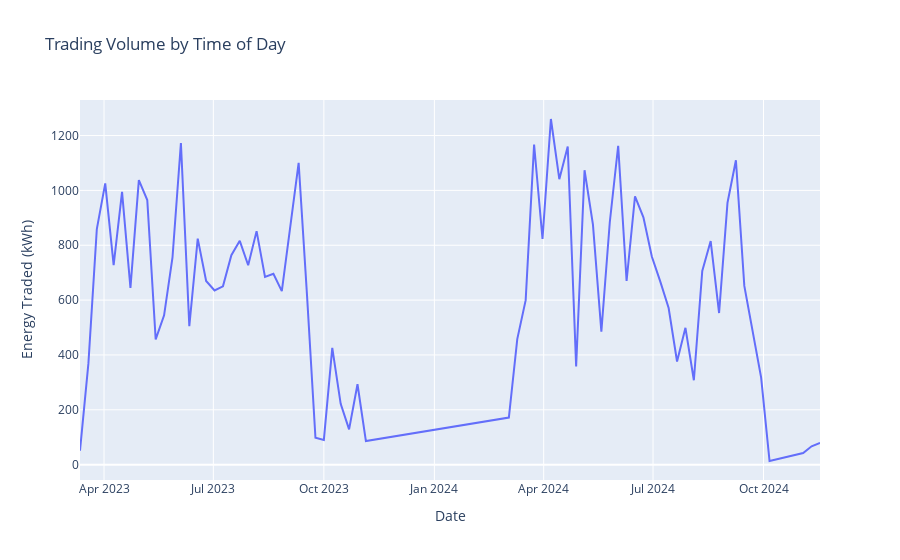
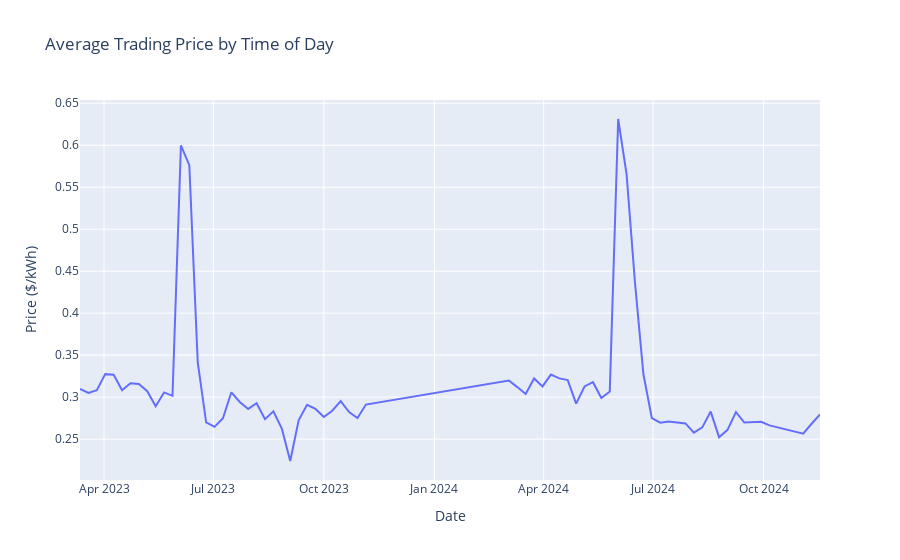
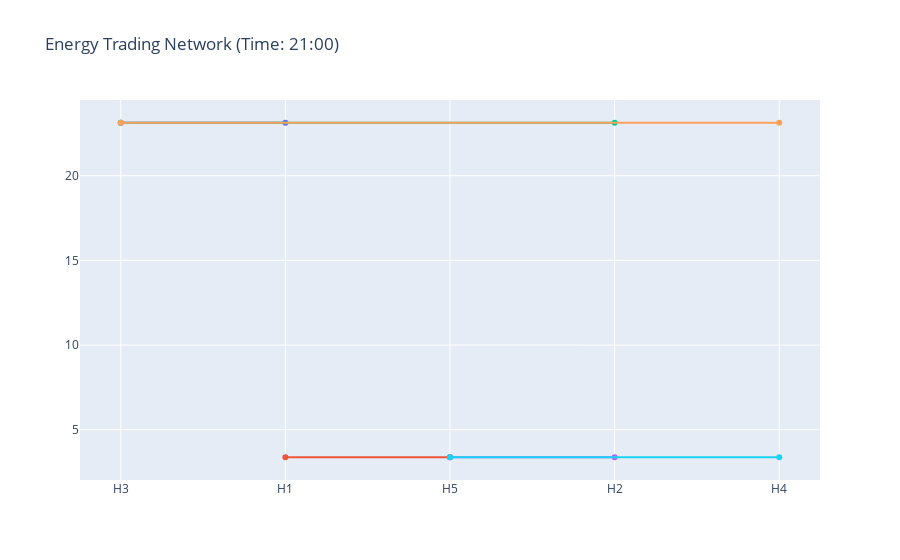

The notebook cell these images were saved under, in order:
### Code cell
import sys
import os
from pathlib import Path

# Add parent directory to Python path
notebook_dir = Path(os.getcwd())
project_dir = notebook_dir.parent
sys.path.append(str(project_dir))



# notebooks/03_trading_simulation.ipynb

import pandas as pd
import numpy as np
import plotly.graph_objects as go
from datetime import datetime
from src.models.trading_engine import DynamicTradingEngine
from src.data_processor import DataProcessor
from src.models.expenditure_predictor import ExpenditurePredictor
import tensorflow as tf
from tensorflow.keras.models import Sequential



# Load data
processor = DataProcessor()
df = processor.load_household_data('../data/sample_household_data.csv')


# First, load and train models for each household

# Train prediction models
# household_predictors = {}
# for household in df['HouseholdID'].unique():
#     household_df = df[df['HouseholdID'] == household].copy()
#     X, y = processor.prepare_training_data(household_df)
    
#     # Split data
#     train_size = int(len(X) * 0.8)
#     X_train = X[:train_size]
#     y_train = y[:train_size]
    
#     # Train model
#     predictor = ExpenditurePredictor()
#     predictor.train(X_train, y_train)
#     household_predictors[household] = predictor
household_models = {}
for household in df['HouseholdID'].unique():
    model_path = f'../src/models/saved/model_{household}.keras'
    household_models[household] = tf.keras.models.load_model(model_path)

def simulate_future_trading(current_date, trained_models):
    """Simulate trading based on predicted values using pre-trained models"""
    future_trades = []
    
    for household in df['HouseholdID'].unique():
        # Get recent data for prediction
        recent_data = df[
            (df['HouseholdID'] == household) & 
            (df['Date'] <= current_date)
        ].tail(4)  # Last 4 weeks for prediction
        
        # Prepare input for prediction using the modified prepare_prediction_data method
        X_pred = processor.prepare_prediction_data(recent_data)
        
        # Use the pre-trained model for this household
        predictor = trained_models[household]
        predicted_expenditure = predictor.predict(X_pred)
        
        # Use last known values for usage and generation
        predicted_usage = recent_data['EnergyUsed'].mean()
        predicted_generation = recent_data['EnergyGeneratedFromRenewableSources'].mean()
        
        future_trades.append({
            'HouseholdID': household,
            'PredictedUsage': predicted_usage,
            'PredictedGeneration': predicted_generation,
            'PredictedExpenditure': predicted_expenditure[0]
        })
    
    return pd.DataFrame(future_trades)




# Initialize trading engine
engine = DynamicTradingEngine()

def get_season(date):
    month = pd.to_datetime(date).month
    if month in [12, 1, 2]:
        return 'winter'
    elif month in [3, 4, 5]:
        return 'spring'
    elif month in [6, 7, 8]:
        return 'summer'
    else:
        return 'fall'

def simulate_weekly_trading(week_data, time_of_day=14, trained_models=household_models):
    # Use predicted values instead of historical data
    current_date = week_data['Date'].iloc[0]
    future_data = simulate_future_trading(current_date, trained_models)
    
    # Calculate predicted surplus/deficit
    future_data['Delta'] = future_data['PredictedGeneration'] - future_data['PredictedUsage']
    
    # Rest of the function remains similar but uses predicted values
    sellers = future_data[future_data['Delta'] > 0].copy()
    buyers = future_data[future_data['Delta'] < 0].copy()
    
    print(f"Time: {time_of_day}:00")
    print(f"Number of sellers: {len(sellers)}")
    print(f"Number of buyers: {len(buyers)}")
    
    if len(sellers) == 0 or len(buyers) == 0:
        return pd.DataFrame()
    
    # Get season for the trading day
    season = get_season(week_data['Date'].iloc[0])
    
    # Calculate dynamic price based on current market conditions
    current_market_price = engine.calculate_dynamic_price(
        sellers['Delta'].sum(),
        -buyers['Delta'].sum(),
        time_of_day,
        season
    )
    
    print(f"Current market price: ${current_market_price:.4f}/kWh")
    
    # Prepare sellers dataframe with more competitive rates
    sellers_df = pd.DataFrame({
        'householdID': sellers['HouseholdID'],
        'unitsToBeSold': sellers['Delta'],
        'sellingRate': current_market_price * 0.9  # More competitive selling rate
    })
    
    # Prepare buyers dataframe with higher buying rates
    buyers_df = pd.DataFrame({
        'householdID': buyers['HouseholdID'],
        'demand': -buyers['Delta'],
        'buyingRate': current_market_price * 1.1  # Higher buying rate to ensure trades
    })
    
    return engine.match_orders(sellers_df, buyers_df, time_of_day, season)

# Simulate trading for each week at different times
trading_times = [21]  # 9 AM, 2 PM, 7 PM
weekly_trades = []

for date in df['Date'].unique():
    week_data = df[df['Date'] == date]
    for time in trading_times:
        trades = simulate_weekly_trading(week_data, time)
        if not trades.empty:
            trades['Date'] = date
            trades['TimeOfDay'] = time
            weekly_trades.append(trades)
if not weekly_trades:
    print("No trades were generated during the simulation")
    trading_history = pd.DataFrame(columns=['buyer_id', 'seller_id', 'amount',
                                          'price_per_unit', 'total_cost',
                                          'timestamp', 'Date', 'TimeOfDay'])
else:
    trading_history = pd.concat(weekly_trades, ignore_index=True)

# Visualizations
# 1. Trading Volume Over Time with Time-of-Day Breakdown
fig1 = go.Figure()
for time in trading_times:
    time_data = trading_history[trading_history['TimeOfDay'] == time]
    daily_volume = time_data.groupby('Date')['amount'].sum()
    fig1.add_trace(go.Scatter(
        x=daily_volume.index,
        y=daily_volume.values,
        name=f'{time}:00',
        mode='lines'
    ))
fig1.update_layout(
    title='Trading Volume by Time of Day',
    xaxis_title='Date',
    yaxis_title='Energy Traded (kWh)'
)
fig1.show()

# 2. Price Trends by Time of Day
fig2 = go.Figure()
for time in trading_times:
    time_data = trading_history[trading_history['TimeOfDay'] == time]
    daily_price = time_data.groupby('Date')['price_per_unit'].mean()
    fig2.add_trace(go.Scatter(
        x=daily_price.index,
        y=daily_price.values,
        name=f'{time}:00',
        mode='lines'
    ))
fig2.update_layout(
    title='Average Trading Price by Time of Day',
    xaxis_title='Date',
    yaxis_title='Price ($/kWh)'
)
fig2.show()

# 3. Seasonal Trading Analysis
trading_history['Season'] = trading_history['Date'].apply(get_season)
seasonal_stats = trading_history.groupby('Season').agg({
    'amount': 'sum',
    'price_per_unit': 'mean',
    'total_cost': 'sum'
}).round(2)

print("\nSeasonal Trading Statistics:")
print(seasonal_stats)

# 4. Household Trading Summary
household_summary = pd.DataFrame({
    'Total_Sales': trading_history.groupby('seller_id')['total_cost'].sum(),
    'Total_Purchases': trading_history.groupby('buyer_id')['total_cost'].sum(),
    'Volume_Sold': trading_history.groupby('seller_id')['amount'].sum(),
    'Volume_Bought': trading_history.groupby('buyer_id')['amount'].sum()
}).fillna(0).round(2)

print("\nHousehold Trading Summary:")
print(household_summary)

# 5. Trading Network Visualization (Last Day)
def plot_trading_network(trades_sample):
    network_fig = go.Figure()
    
    for _, trade in trades_sample.iterrows():
        network_fig.add_trace(go.Scatter(
            x=[trade['seller_id'], trade['buyer_id']],
            y=[trade['amount'], trade['amount']],
            mode='lines+markers',
            name=f"${trade['total_cost']:.2f}",
            text=[f"Seller: {trade['seller_id']}<br>Price: ${trade['price_per_unit']:.3f}/kWh", 
                  f"Buyer: {trade['buyer_id']}<br>Amount: {trade['amount']} kWh"],
            hoverinfo='text'
        ))
    
    network_fig.update_layout(
        title=f'Energy Trading Network (Time: {trades_sample["TimeOfDay"].iloc[0]}:00)',
        showlegend=False
    )
    return network_fig

last_date = trading_history['Date'].max()
for time in trading_times:
    last_trades = trading_history[
        (trading_history['Date'] == last_date) & 
        (trading_history['TimeOfDay'] == time)
    ]
    if not last_trades.empty:
        network_fig = plot_trading_network(last_trades)
        network_fig.show()

### Figure 1 — Plotly figure (JSON) as saved in the notebook; plotly's stock layout.template omitted (floating-point values rounded to 4 significant figures)
{"data": [{"mode": "lines", "name": "21:00", "type": "scatter", "x": ["2023-03-12T00:00:00", "2023-03-19T00:00:00", "2023-03-26T00:00:00", "2023-04-02T00:00:00", "2023-04-09T00:00:00", "2023-04-16T00:00:00", "2023-04-23T00:00:00", "2023-04-30T00:00:00", "2023-05-07T00:00:00", "2023-05-14T00:00:00", "2023-05-21T00:00:00", "2023-05-28T00:00:00", "2023-06-04T00:00:00", "2023-06-11T00:00:00", "2023-06-18T00:00:00", "2023-06-25T00:00:00", "2023-07-02T00:00:00", "2023-07-09T00:00:00", "2023-07-16T00:00:00", "2023-07-23T00:00:00", "2023-07-30T00:00:00", "2023-08-06T00:00:00", "2023-08-13T00:00:00", "2023-08-20T00:00:00", "2023-08-27T00:00:00", "2023-09-03T00:00:00", "2023-09-10T00:00:00", "2023-09-17T00:00:00", "2023-09-24T00:00:00", "2023-10-01T00:00:00", "2023-10-08T00:00:00", "2023-10-15T00:00:00", "2023-10-22T00:00:00", "2023-10-29T00:00:00", "2023-11-05T00:00:00", "2024-03-03T00:00:00", "2024-03-10T00:00:00", "2024-03-17T00:00:00", "2024-03-24T00:00:00", "2024-03-31T00:00:00", "2024-04-07T00:00:00", "2024-04-14T00:00:00", "2024-04-21T00:00:00", "2024-04-28T00:00:00", "2024-05-05T00:00:00", "2024-05-12T00:00:00", "2024-05-19T00:00:00", "2024-05-26T00:00:00", "2024-06-02T00:00:00", "2024-06-09T00:00:00", "2024-06-16T00:00:00", "2024-06-23T00:00:00", "2024-06-30T00:00:00", "2024-07-07T00:00:00", "2024-07-14T00:00:00", "2024-07-21T00:00:00", "2024-07-28T00:00:00", "2024-08-04T00:00:00", "2024-08-11T00:00:00", "2024-08-18T00:00:00", "2024-08-25T00:00:00", "2024-09-01T00:00:00", "2024-09-08T00:00:00", "2024-09-15T00:00:00", "2024-09-29T00:00:00", "2024-10-06T00:00:00", "2024-11-03T00:00:00", "2024-11-10T00:00:00", "2024-11-17T00:00:00"], "y": [51.14, 369.3, 859.3, 1026.0, 727.4, 994.6, 644.5, 1038.0, 964.8, 457.0, 544.5, 755.3, 1173.0, 505.1, 824.0, 669.6, 635.1, 650.3, 763.6, 816.2, 727.2, 851.5, 684.7, 696.2, 632.6, 862.9, 1101.0, 615.4, 98.23, 90.28, 425.9, 221.7, 128.6, 293.3, 85.85, 171.8, 457.8, 599.8, 1167.0, 822.8, 1260.0, 1041.0, 1160.0, 358.4, 1073.0, 875.4, 485.0, 883.0, 1163.0, 669.6, 978.5, 901.7, 758.8, 668.5, 571.3, 376.3, 499.0, 307.8, 706.6, 815.4, 552.9, 955.0, 1110.0, 651.7, 317.3, 13.34, 42.26, 66.97, 79.51]}], "layout": {"title": {"text": "Trading Volume by Time of Day"}, "xaxis": {"title": {"text": "Date"}}, "yaxis": {"title": {"text": "Energy Traded (kWh)"}}}}

### Figure 2 — Plotly figure (JSON) as saved in the notebook; plotly's stock layout.template omitted (floating-point values rounded to 4 significant figures)
{"data": [{"mode": "lines", "name": "21:00", "type": "scatter", "x": ["2023-03-12T00:00:00", "2023-03-19T00:00:00", "2023-03-26T00:00:00", "2023-04-02T00:00:00", "2023-04-09T00:00:00", "2023-04-16T00:00:00", "2023-04-23T00:00:00", "2023-04-30T00:00:00", "2023-05-07T00:00:00", "2023-05-14T00:00:00", "2023-05-21T00:00:00", "2023-05-28T00:00:00", "2023-06-04T00:00:00", "2023-06-11T00:00:00", "2023-06-18T00:00:00", "2023-06-25T00:00:00", "2023-07-02T00:00:00", "2023-07-09T00:00:00", "2023-07-16T00:00:00", "2023-07-23T00:00:00", "2023-07-30T00:00:00", "2023-08-06T00:00:00", "2023-08-13T00:00:00", "2023-08-20T00:00:00", "2023-08-27T00:00:00", "2023-09-03T00:00:00", "2023-09-10T00:00:00", "2023-09-17T00:00:00", "2023-09-24T00:00:00", "2023-10-01T00:00:00", "2023-10-08T00:00:00", "2023-10-15T00:00:00", "2023-10-22T00:00:00", "2023-10-29T00:00:00", "2023-11-05T00:00:00", "2024-03-03T00:00:00", "2024-03-10T00:00:00", "2024-03-17T00:00:00", "2024-03-24T00:00:00", "2024-03-31T00:00:00", "2024-04-07T00:00:00", "2024-04-14T00:00:00", "2024-04-21T00:00:00", "2024-04-28T00:00:00", "2024-05-05T00:00:00", "2024-05-12T00:00:00", "2024-05-19T00:00:00", "2024-05-26T00:00:00", "2024-06-02T00:00:00", "2024-06-09T00:00:00", "2024-06-16T00:00:00", "2024-06-23T00:00:00", "2024-06-30T00:00:00", "2024-07-07T00:00:00", "2024-07-14T00:00:00", "2024-07-21T00:00:00", "2024-07-28T00:00:00", "2024-08-04T00:00:00", "2024-08-11T00:00:00", "2024-08-18T00:00:00", "2024-08-25T00:00:00", "2024-09-01T00:00:00", "2024-09-08T00:00:00", "2024-09-15T00:00:00", "2024-09-29T00:00:00", "2024-10-06T00:00:00", "2024-11-03T00:00:00", "2024-11-10T00:00:00", "2024-11-17T00:00:00"], "y": [0.3099, 0.305, 0.3084, 0.3274, 0.3266, 0.3082, 0.3166, 0.3155, 0.3071, 0.2891, 0.3056, 0.3015, 0.5997, 0.5762, 0.3415, 0.27, 0.2646, 0.2748, 0.3057, 0.2943, 0.286, 0.2927, 0.2737, 0.2831, 0.2625, 0.2239, 0.2725, 0.2909, 0.2859, 0.2764, 0.2838, 0.2953, 0.2822, 0.2752, 0.2911, 0.3197, 0.312, 0.3038, 0.3222, 0.3127, 0.3269, 0.3223, 0.3203, 0.2922, 0.3127, 0.3178, 0.299, 0.3067, 0.6312, 0.5654, 0.4361, 0.3272, 0.2751, 0.2696, 0.271, 0.2697, 0.2687, 0.2577, 0.2639, 0.2828, 0.2523, 0.261, 0.2821, 0.2697, 0.2707, 0.2663, 0.2564, 0.2683, 0.2793]}], "layout": {"title": {"text": "Average Trading Price by Time of Day"}, "xaxis": {"title": {"text": "Date"}}, "yaxis": {"title": {"text": "Price ($/kWh)"}}}}

### Figure 3 — Plotly figure (JSON) as saved in the notebook; plotly's stock layout.template omitted (floating-point values rounded to 4 significant figures)
{"data": [{"hoverinfo": "text", "mode": "lines+markers", "name": "$6.49", "text": ["Seller: H3<br>Price: $0.281/kWh", "Buyer: H1<br>Amount: 23.12749999999994 kWh"], "type": "scatter", "x": ["H3", "H1"], "y": [23.13, 23.13]}, {"hoverinfo": "text", "mode": "lines+markers", "name": "$0.97", "text": ["Seller: H5<br>Price: $0.289/kWh", "Buyer: H1<br>Amount: 3.3749999999997726 kWh"], "type": "scatter", "x": ["H5", "H1"], "y": [3.375, 3.375]}, {"hoverinfo": "text", "mode": "lines+markers", "name": "$6.70", "text": ["Seller: H3<br>Price: $0.290/kWh", "Buyer: H2<br>Amount: 23.12749999999994 kWh"], "type": "scatter", "x": ["H3", "H2"], "y": [23.13, 23.13]}, {"hoverinfo": "text", "mode": "lines+markers", "name": "$0.86", "text": ["Seller: H5<br>Price: $0.255/kWh", "Buyer: H2<br>Amount: 3.3749999999997726 kWh"], "type": "scatter", "x": ["H5", "H2"], "y": [3.375, 3.375]}, {"hoverinfo": "text", "mode": "lines+markers", "name": "$5.91", "text": ["Seller: H3<br>Price: $0.255/kWh", "Buyer: H4<br>Amount: 23.12749999999994 kWh"], "type": "scatter", "x": ["H3", "H4"], "y": [23.13, 23.13]}, {"hoverinfo": "text", "mode": "lines+markers", "name": "$1.04", "text": ["Seller: H5<br>Price: $0.307/kWh", "Buyer: H4<br>Amount: 3.3749999999997726 kWh"], "type": "scatter", "x": ["H5", "H4"], "y": [3.375, 3.375]}], "layout": {"showlegend": false, "title": {"text": "Energy Trading Network (Time: 21:00)"}}}
